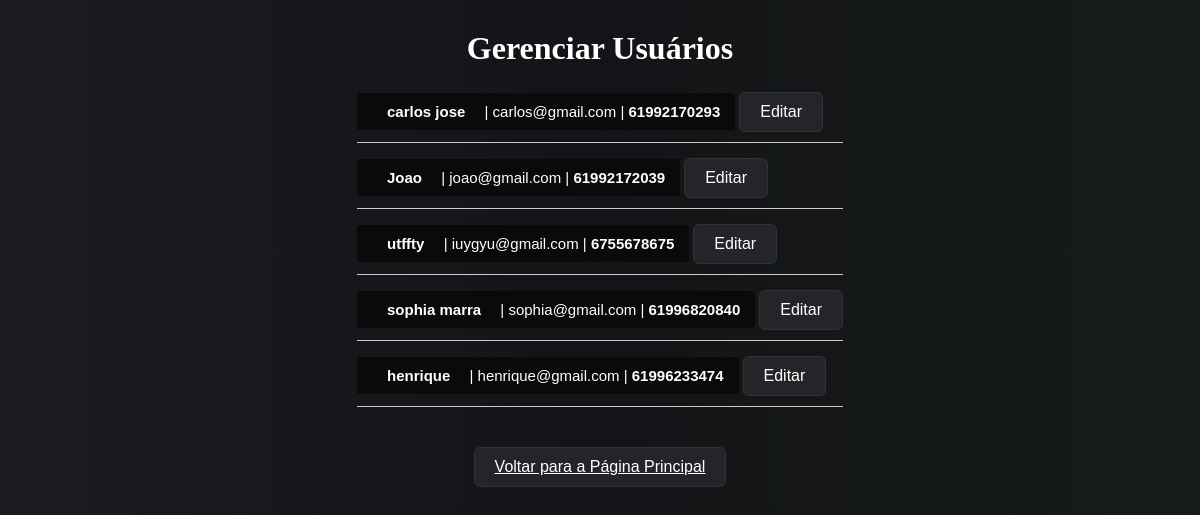
Page /editar on the earlier database version.
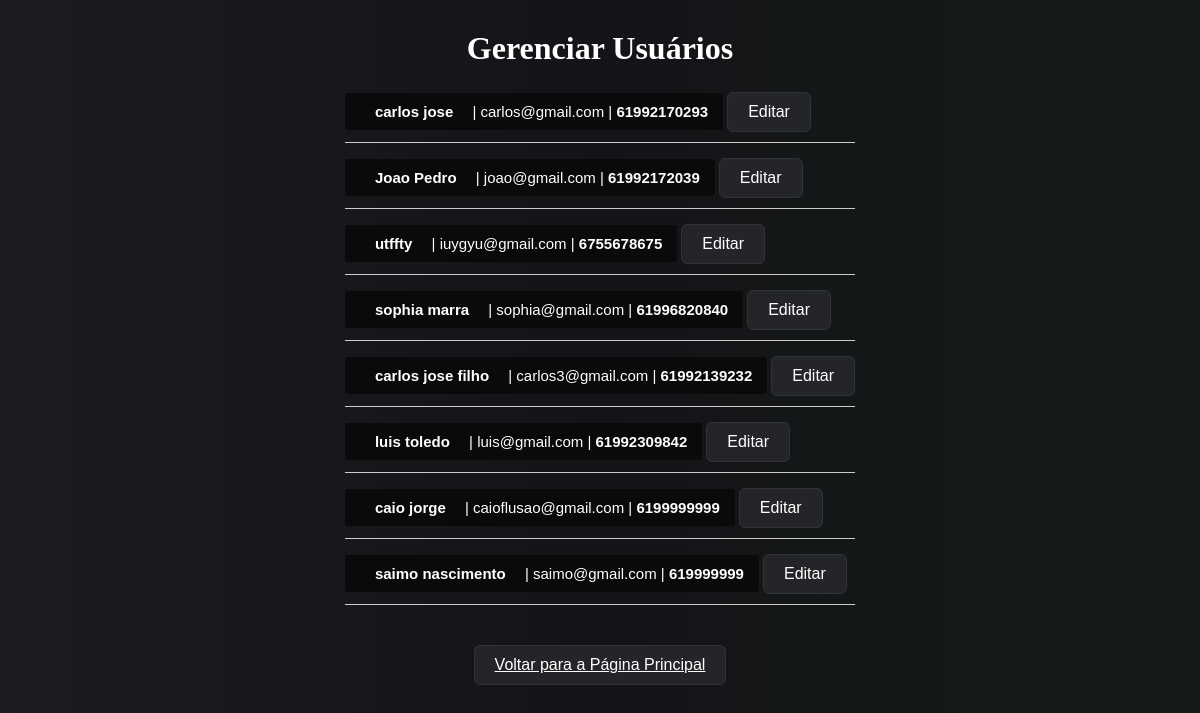
Same page on the later database version.
### app/models/usuario.py (models this page shows)
class Usuario(db.Model):
    __tablename__ = 'usuarios'
    id = db.Column(db.Integer, primary_key=True)
    nome = db.Column(db.String(100), nullable=False)
    email = db.Column(db.String(100), unique=True, nullable=False)
    telefone = db.Column(db.String(100), nullable=False)

### app/views.py (the view)
@app.route('/editar')
def editar():
    lista_usuarios = Usuario.query.all()
    return render_template('editar.html', usuarios=lista_usuarios)

### app/templates/editar.html (shortened to what this page needs)
 <!DOCTYPE html>
<html lang="en">
<head>
    <link rel="stylesheet" href="{{ url_for('static', filename='css/stylepag.css') }}">
</head>
<body>
    <h1 class="titulos">Gerenciar Usuários</h1>
    <div class="container-flex">
        {% for u in usuarios %}
            <div class="usuario-item" style="margin-bottom: 15px; border-bottom: 1px solid #ccc; padding-bottom: 10px;">
                <span class="list"><strong class="list">{{ u.nome }}</strong> | {{ u.email }} | <strong class="tel">{{ u.telefone }}</strong></span>
                <a class="botao"href="{{ url_for('editar_usuario', id=u.id) }}"  style="text-decoration: none; display: inline-block; text-align: center;">Editar</a>
            </div>
        {% else %}
            <p>Nenhum usuário cadastrado ainda.</p>
        {% endfor %}
    </div>
    <a href="{{ url_for('homepage') }}" class="botao">Voltar para a Página Principal</a>
</body>
</html>

### app/static/css/stylepag.css (style rules this page uses)
* { margin: 0; padding: 0; box-sizing: border-box; font-family: 'Times New Roman', Times, serif, sans-serif; }
body { min-height: 100vh; display: flex; flex-direction: column; justify-content: flex-start; align-items: center; background: linear-gradient(90deg, #1b1c20 0%, #131417 50%, #161b1a 100%); color: #ffffff; padding: 30px 20px; gap: 25px; }
.botao { padding: 10px 20px; background-color: #242528; color: #ffffff; border: 1px solid #323338; border-radius: 6px; cursor: pointer; font-family: 'Nunito', sans-serif;; transition: background-color 0.2s ease; }
.list { background-color: #0a0a0a; font-family: 'Nunito', sans-serif;; font-size: 15px; text-decoration-color: #ffffff; font: bold; padding: 10px 15px; border-radius: 3px; }
.tel { font-size: 15px; font-family: 'Nunito', sans-serif;; color:#fffcfc; }

Differences in the rows shown:
changed Usuario "joao@gmail.com": nome "Joao" → "Joao Pedro"
changed Usuario: nome "henrique" → "carlos jose filho"; email "henrique@gmail.com" → "carlos3@gmail.com"; telefone "61996233474" → "61992139232"
added Usuario: nome "luis toledo", email "luis@gmail.com", telefone "61992309842"
added Usuario: nome "caio jorge", email "caioflusao@gmail.com", telefone "6199999999"
added Usuario: nome "saimo nascimento", email "saimo@gmail.com", telefone "619999999"
